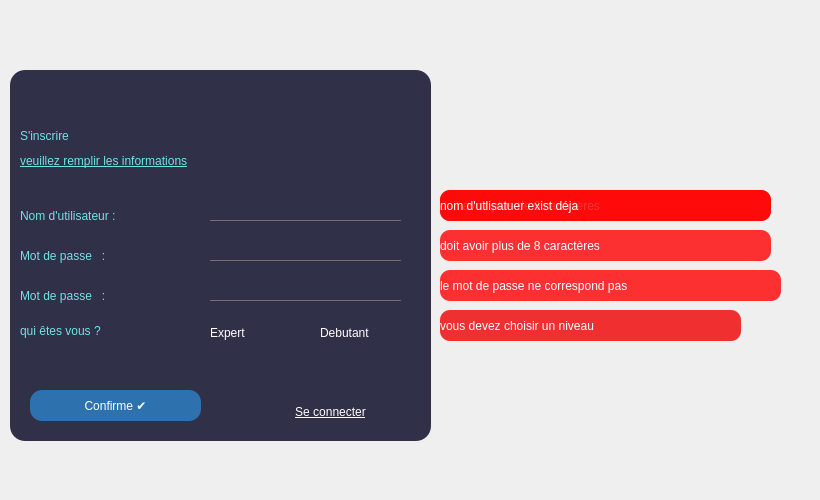
     <widget class="QWidget" name="inscription">
      <widget class="QLabel" name="label">
       <property name="geometry">
        <rect>
         <x>0</x>
         <y>0</y>
         <width>791</width>
         <height>491</height>
        </rect>
       </property>
       <property name="text">
        <string/>
       </property>
       <property name="pixmap">
        <pixmap>image/closed-padlock-on-digital-background-vector.jpg</pixmap>
       </property>
       <property name="scaledContents">
        <bool>true</bool>
       </property>
      </widget>
      <widget class="QFrame" name="frame1">
       <property name="geometry">
        <rect>
         <x>0</x>
         <y>0</y>
         <width>811</width>
         <height>491</height>
        </rect>
       </property>
       <property name="layoutDirection">
        <enum>Qt::LeftToRight</enum>
       </property>
       <property name="autoFillBackground">
        <bool>false</bool>
       </property>
       <property name="styleSheet">
        <string notr="true">*{
font: 16pt &quot;5by7&quot;;}
QFrame{
background:transparent;
}
QPushButton{
border-radius:12px;
color:white;
background:rgba(44, 130, 201, 0.8);
}
QPushButton:hover{
border-radius:12px;
color:#6fe3e3;
background:rgba(52, 152, 219, 0.8);
}
QPushButton:pressed{

background:rgba(0,0,204,0.4);
color:#6fe3e3;
}
QLabel{
font: 14pt &quot;5by7&quot;;
}</string>
       </property>
       <property name="frameShape">
        <enum>QFrame::NoFrame</enum>
       </property>
       <property name="frameShadow">
        <enum>QFrame::Raised</enum>
       </property>
       <widget class="QLabel" name="label_2">
        <property name="enabled">
         <bool>true</bool>
        </property>
        <property name="geometry">
         <rect>
          <x>10</x>
          <y>70</y>
          <width>421</width>
          <height>371</height>
         </rect>
        </property>
        <property name="sizePolicy">
         <sizepolicy hsizetype="Preferred" vsizetype="Preferred">
          <horstretch>15</horstretch>
          <verstretch>0</verstretch>
         </sizepolicy>
        </property>
        <property name="minimumSize">
         <size>
          <width>15</width>
          <height>0</height>
         </size>
        </property>
        <property name="sizeIncrement">
         <size>
          <width>0</width>
          <height>0</height>
         </size>
        </property>
        <property name="layoutDirection">
         <enum>Qt::LeftToRight</enum>
        </property>
        <property name="autoFillBackground">
         <bool>false</bool>
        </property>
        <property name="styleSheet">
         <string notr="true">font: 12pt &quot;5by7&quot;;
background:rgba(0,0,30,0.8);
border-color:1d77ab;
border-radius: 15px;


</string>
        </property>
        <property name="frameShape">
         <enum>QFrame::HLine</enum>
        </property>
        <property name="frameShadow">
         <enum>QFrame::Plain</enum>
        </property>
        <property name="lineWidth">
         <number>0</number>
        </property>
        <property name="midLineWidth">
         <number>0</number>
        </property>
        <property name="text">
         <string/>
        </property>
        <property name="textFormat">
         <enum>Qt::AutoText</enum>
        </property>
        <property name="scaledContents">
         <bool>false</bool>
        </property>
        <property name="wordWrap">
         <bool>false</bool>
        </property>
        <property name="margin">
         <number>0</number>
        </property>
        <property name="indent">
         <number>0</number>
        </property>
        <property name="openExternalLinks">
         <bool>false</bool>
        </property>
        <property name="textInteractionFlags">
         <set>Qt::NoTextInteraction</set>
        </property>
       </widget>
       <widget class="QLineEdit" name="usernamei">
        <property name="geometry">
         <rect>
          <x>210</x>
          <y>190</y>
          <width>191</width>
          <height>31</height>
         </rect>
        </property>
        <property name="sizePolicy">
         <sizepolicy hsizetype="Fixed" vsizetype="Fixed">
          <horstretch>0</horstretch>
          <verstretch>0</verstretch>
         </sizepolicy>
        </property>
        <property name="sizeIncrement">
         <size>
          <width>15</width>
          <height>15</height>
         </size>
        </property>
        <property name="baseSize">
         <size>
          <width>15</width>
          <height>15</height>
         </size>
        </property>
        <property name="mouseTracking">
         <bool>false</bool>
        </property>
        <property name="layoutDirection">
         <enum>Qt::LeftToRight</enum>
        </property>
        <property name="styleSheet">
         <string notr="true">background:transparent;
color:#ffffff;
border-bottom:1px solid #717072;</string>
        </property>
        <property name="inputMask">
         <string notr="true"/>
        </property>
        <property name="text">
         <string notr="true"/>
        </property>
        <property name="maxLength">
         <number>10</number>
        </property>
        <property name="frame">
         <bool>false</bool>
        </property>
        <property name="cursorPosition">
         <number>0</number>
        </property>
        <property name="placeholderText">
         <string notr="true"/>
        </property>
        <property name="cursorMoveStyle">
         <enum>Qt::LogicalMoveStyle</enum>
        </property>
        <property name="clearButtonEnabled">
         <bool>false</bool>
        </property>
       </widget>
       <widget class="QLineEdit" name="passwordi">
        <property name="geometry">
         <rect>
          <x>210</x>
          <y>230</y>
          <width>191</width>
          <height>31</height>
         </rect>
        </property>
        <property name="layoutDirection">
         <enum>Qt::LeftToRight</enum>
        </property>
        <property name="styleSheet">
         <string notr="true">background:transparent;
color:#ffffff;
border-bottom:1px solid #717072;</string>
        </property>
        <property name="inputMask">
         <string notr="true"/>
        </property>
        <property name="text">
         <string/>
        </property>
        <property name="maxLength">
         <number>12</number>
        </property>
        <property name="frame">
         <bool>false</bool>
        </property>
        <property name="echoMode">
         <enum>QLineEdit::Password</enum>
        </property>
        <property name="placeholderText">
         <string notr="true"/>
        </property>
       </widget>
       <widget class="QLabel" name="label_4">
        <property name="geometry">
         <rect>
          <x>20</x>
          <y>120</y>
          <width>141</width>
          <height>31</height>
         </rect>
        </property>
        <property name="styleSheet">
         <string notr="true">background:transparent;


color:#6fe3e3;</string>
        </property>
        <property name="text">
         <string>S'inscrire</string>
        </property>
       </widget>
       <widget class="QLabel" name="label_10">
        <property name="geometry">
         <rect>
          <x>310</x>
          <y>80</y>
          <width>101</width>
          <height>91</height>
         </rect>
        </property>
        <property name="styleSheet">
         <string notr="true">background:transparent;
</string>
        </property>
        <property name="text">
         <string/>
        </property>
        <property name="textFormat">
         <enum>Qt::PlainText</enum>
        </property>
        <property name="pixmap">
         <pixmap>image/user.png</pixmap>
        </property>
        <property name="scaledContents">
         <bool>true</bool>
        </property>
        <property name="wordWrap">
         <bool>true</bool>
        </property>
        <property name="indent">
         <number>0</number>
        </property>
       </widget>
       <widget class="QPushButton" name="confirmebt">
        <property name="geometry">
         <rect>
          <x>30</x>
          <y>390</y>
          <width>171</width>
          <height>31</height>
         </rect>
        </property>
        <property name="sizePolicy">
         <sizepolicy hsizetype="Minimum" vsizetype="Fixed">
          <horstretch>0</horstretch>
          <verstretch>0</verstretch>
         </sizepolicy>
        </property>
        <property name="styleSheet">
         <string notr="true"/>
        </property>
        <property name="text">
         <string>Confirme ✔</string>
        </property>
        <property name="shortcut">
         <string>Return</string>
        </property>
        <property name="checkable">
         <bool>false</bool>
        </property>
        <property name="default">
         <bool>true</bool>
        </property>
       </widget>
       <widget class="QPushButton" name="gologinbt">
        <property name="geometry">
         <rect>
          <x>250</x>
          <y>400</y>
          <width>161</width>
          <height>23</height>
         </rect>
        </property>
        <property name="styleSheet">
         <string notr="true">background:transparent;
text-decoration: underline;
</string>
        </property>
        <property name="text">
         <string>Se connecter</string>
        </property>
       </widget>
       <widget class="QLabel" name="label_11">
        <property name="geometry">
         <rect>
          <x>20</x>
          <y>150</y>
          <width>301</width>
          <height>21</height>
         </rect>
        </property>
        <property name="styleSheet">
         <string notr="true">background:transparent;
font: 12pt &quot;5by7&quot;;

text-decoration: underline;


color:#6fe3e3;</string>
        </property>
        <property name="text">
         <string>veuillez remplir les informations</string>
        </property>
       </widget>
       <widget class="QLabel" name="label_12">
        <property name="geometry">
         <rect>
          <x>20</x>
          <y>200</y>
          <width>181</width>
          <height>31</height>
         </rect>
        </property>
        <property name="styleSheet">
         <string notr="true">background:transparent;
font: 14pt &quot;5by7&quot;;



color:#6fe3e3;</string>
        </property>
        <property name="text">
         <string>Nom d'utilisateur :</string>
        </property>
       </widget>
       <widget class="QLabel" name="label_13">
        <property name="geometry">
         <rect>
          <x>20</x>
          <y>240</y>
          <width>181</width>
          <height>31</height>
         </rect>
        </property>
        <property name="styleSheet">
         <string notr="true">background:transparent;


font: 14pt &quot;5by7&quot;;


color:#6fe3e3;</string>
        </property>
        <property name="text">
         <string>Mot de passe   :</string>
        </property>
       </widget>
       <widget class="QLabel" name="label_14">
        <property name="geometry">
         <rect>
          <x>20</x>
          <y>310</y>
          <width>161</width>
          <height>41</height>
         </rect>
        </property>
        <property name="styleSheet">
         <string notr="true">background:transparent;

font: 14pt &quot;5by7&quot;;
color:#6fe3e3;</string>
        </property>
        <property name="text">
         <string>qui êtes vous ?</string>
        </property>
       </widget>
       <widget class="QLabel" name="label_37">
        <property name="geometry">
         <rect>
          <x>20</x>
          <y>280</y>
          <width>171</width>
          <height>31</height>
         </rect>
        </property>
        <property name="styleSheet">
         <string notr="true">background:transparent;



font: 14pt &quot;5by7&quot;;
color:#6fe3e3;</string>
        </property>
        <property name="text">
         <string>Mot de passe   :</string>
        </property>
       </widget>
       <widget class="QLineEdit" name="password_4">
        <property name="geometry">
         <rect>
          <x>210</x>
          <y>270</y>
          <width>191</width>
          <height>31</height>
         </rect>
        </property>
        <property name="layoutDirection">
         <enum>Qt::LeftToRight</enum>
        </property>
        <property name="styleSheet">
         <string notr="true">background:transparent;
color:#ffffff;
border-bottom:1px solid #717072;</string>
        </property>
        <property name="inputMask">
         <string notr="true"/>
        </property>
        <property name="text">
         <string/>
        </property>
        <property name="maxLength">
         <number>12</number>
        </property>
        <property name="frame">
         <bool>false</bool>
        </property>
        <property name="echoMode">
         <enum>QLineEdit::Password</enum>
        </property>
        <property name="placeholderText">
         <string notr="true"/>
        </property>
       </widget>
       <widget class="QRadioButton" name="debutant">
        <property name="geometry">
         <rect>
          <x>300</x>
          <y>320</y>
          <width>121</width>
          <height>25</height>
         </rect>
        </property>
        <property name="styleSheet">
         <string notr="true">background:transparent;
color:#ffffff;
font: 14pt &quot;5by7&quot;;</string>
        </property>
        <property name="text">
         <string>Debutant</string>
        </property>
        <property name="autoExclusive">
         <bool>true</bool>
        </property>
       </widget>
       <widget class="QRadioButton" name="expert_2">
        <property name="geometry">
         <rect>
          <x>190</x>
          <y>320</y>
          <width>111</width>
          <height>25</height>
         </rect>
        </property>
        <property name="styleSheet">
         <string notr="true">background:transparent;
color:#ffffff;
font: 14pt &quot;5by7&quot;;</string>
        </property>
        <property name="text">
         <string>Expert</string>
        </property>
        <property name="autoExclusive">
         <bool>true</bool>
        </property>
       </widget>
       <widget class="QLabel" name="msg">
        <property name="enabled">
         <bool>false</bool>
        </property>
        <property name="geometry">
         <rect>
          <x>440</x>
          <y>310</y>
          <width>301</width>
          <height>31</height>
         </rect>
        </property>
        <property name="styleSheet">
         <string notr="true">background:rgba(240,0,0,0.8);
color: rgb(255, 255, 255);
border-radius:10px;</string>
        </property>
        <property name="text">
         <string>vous devez choisir un niveau</string>
        </property>
       </widget>
       <widget class="QLabel" name="msg_2">
        <property name="enabled">
         <bool>false</bool>
        </property>
        <property name="geometry">
         <rect>
          <x>440</x>
          <y>270</y>
          <width>341</width>
          <height>31</height>
         </rect>
        </property>
        <property name="styleSheet">
         <string notr="true">background:rgba(255,0,0,0.8);
color: rgb(255, 255, 255);
border-radius:10px;</string>
        </property>
        <property name="text">
         <string>le mot de passe ne correspond pas</string>
        </property>
       </widget>
       <widget class="QLabel" name="msg_3">
        <property name="enabled">
         <bool>false</bool>
        </property>
        <property name="geometry">
         <rect>
          <x>440</x>
          <y>190</y>
          <width>331</width>
          <height>31</height>
         </rect>
        </property>
        <property name="styleSheet">
         <string notr="true">background:rgba(255,0,0,0.8);
color: rgb(255, 255, 255);
border-radius:10px;</string>
        </property>
        <property name="text">
         <string>doit avoir plus de 6 caractères</string>
        </property>
       </widget>
       <widget class="QLabel" name="msg_6">
        <property name="enabled">
         <bool>false</bool>
        </property>
        <property name="geometry">
         <rect>
          <x>440</x>
          <y>230</y>
          <width>331</width>
          <height>31</height>
         </rect>
        </property>
        <property name="styleSheet">
         <string notr="true">background:rgba(255,0,0,0.8);
color: rgb(255, 255, 255);
border-radius:10px;</string>
        </property>
        <property name="text">
         <string>doit avoir plus de 8 caractères</string>
        </property>
       </widget>
       <widget class="QLabel" name="msg_8">
        <property name="enabled">
         <bool>false</bool>
        </property>
        <property name="geometry">
         <rect>
          <x>440</x>
          <y>190</y>
          <width>331</width>
          <height>31</height>
         </rect>
        </property>
        <property name="styleSheet">
         <string notr="true">background:rgba(255,0,0,0.8);
color: rgb(255, 255, 255);
border-radius:10px;</string>
        </property>
        <property name="text">
         <string>nom d'utlisatuer exist déja</string>
        </property>
       </widget>
      </widget>
     </widget>
